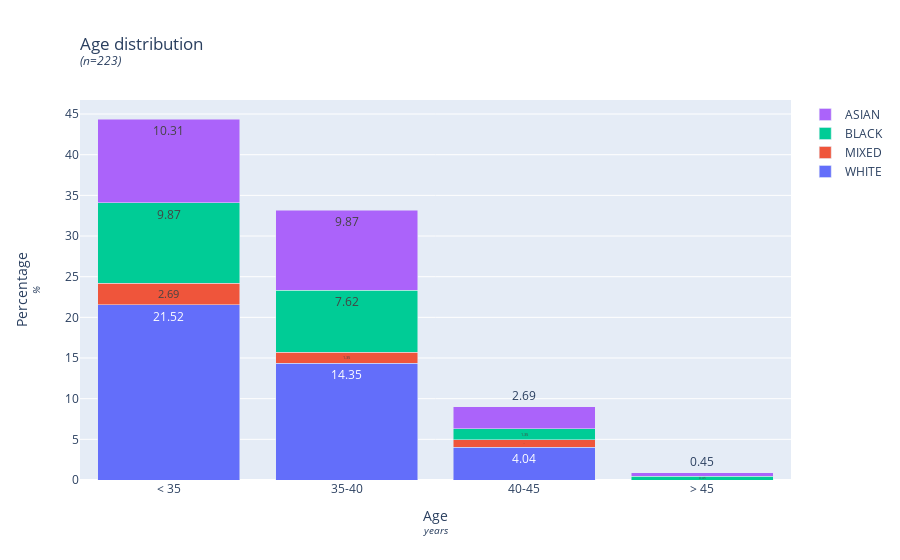

Source (notebook cell):
### Markdown cell above
### Polulation age

### Code cell
df.loc[df['Age'] < 35, 'AgeCat'] = '< 35'
df.loc[(df['Age'] > 35) & (df['Age'] <= 40), 'AgeCat'] = '35-40'
df.loc[(df['Age'] > 40) & (df['Age'] <= 45), 'AgeCat'] = '40-45'
df.loc[df['Age'] > 45, 'AgeCat'] = '> 45'

age = df.groupby(['AgeCat', 'Race']).size().reset_index(name='Counts')

age.loc[age['AgeCat'] == '< 35', 'Sort'] = 10
age.loc[age['AgeCat'] == '35-40', 'Sort'] = 20
age.loc[age['AgeCat'] == '40-45', 'Sort'] = 30
age.loc[age['AgeCat'] == '> 45', 'Sort'] = 40

age = age.sort_values(by=['Sort'])
age['Percentage'] = round(age['Counts'] / len(df) * 100, 2)

fig = go.Figure()

for race in df.Race.unique():
    aget = age[age['Race'] == race]
    fig.add_trace(go.Bar(x=aget['AgeCat'], 
                         y=aget['Percentage'], 
                         text=aget['Percentage'],
                         name=race))

fig.update_layout(
    title=go.layout.Title(
        text=f"Age distribution<br><sup><i>(n={len(df)})</i></sup>",
        xref="paper",
        x=0
    ),
    xaxis=go.layout.XAxis(
        title=go.layout.xaxis.Title(
            text="Age<br><sup><i>years</i></sup>"
            )
        ),
    yaxis=go.layout.YAxis(
        title=go.layout.yaxis.Title(
            text="Percentage<br><sup><i>%</i></sup>"
            )
        ),
    barmode='stack'
    )
fig.show()

### Figure 1 — Plotly figure (JSON) as saved in the notebook; plotly's stock layout.template omitted (floating-point values rounded to 4 significant figures)
{"data": [{"name": "WHITE", "text": [21.52, 14.35, 4.04], "type": "bar", "x": ["< 35", "35-40", "40-45"], "y": [21.52, 14.35, 4.04]}, {"name": "MIXED", "text": [2.69, 1.35, 0.9], "type": "bar", "x": ["< 35", "35-40", "40-45"], "y": [2.69, 1.35, 0.9]}, {"name": "BLACK", "text": [9.87, 7.62, 1.35, 0.45], "type": "bar", "x": ["< 35", "35-40", "40-45", "> 45"], "y": [9.87, 7.62, 1.35, 0.45]}, {"name": "ASIAN", "text": [10.31, 9.87, 2.69, 0.45], "type": "bar", "x": ["< 35", "35-40", "40-45", "> 45"], "y": [10.31, 9.87, 2.69, 0.45]}], "layout": {"barmode": "stack", "title": {"text": "Age distribution<br><sup><i>(n=223)</i></sup>", "x": 0, "xref": "paper"}, "xaxis": {"title": {"text": "Age<br><sup><i>years</i></sup>"}}, "yaxis": {"title": {"text": "Percentage<br><sup><i>%</i></sup>"}}}}
